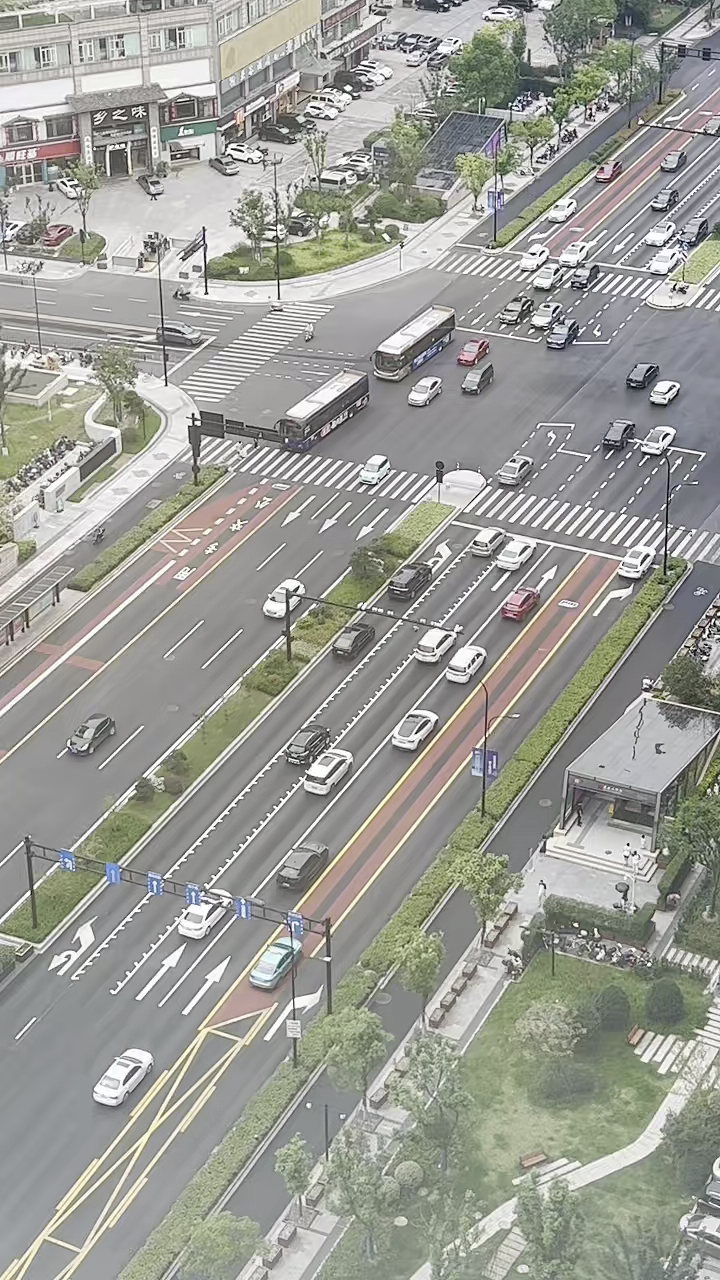
#> input picture AIToys/YoloV8Toy/Proj/proj2_snap.png, 720 x 1280 px
$ jupyter execute --allow-errors display_json.ipynb
#> lines starting #> are read from the running program, lines starting #| are printed output that depends on the picture
[cell 1]
# 读取labelme标注的json文件

运行可查看标注效果：`labelme_draw_json snap.json`

[cell 2]
import cv2
import numpy as np
import json
import matplotlib.pyplot as plt

[cell 3]
json_file = "./proj2_snap.json"
snap_file =  "./proj2_snap.png"

[cell 4]
snap_img = cv2.imread(snap_file)
#> snap_img is the input picture: shape (1280, 720, 3); mean B, G, R 150.3, 156.8, 155.9
plt.imshow(snap_img)
plt.axis('off')
plt.show()

#> (a cell that did not finish here is left out)

#> (a cell that did not finish here is left out)

[cell 7]
snap_img_cp = snap_img.copy()
# mask_area
#> (the rest of this cell did not finish here and is left out)

# cross

[cell 8]
from shapely.geometry import Polygon, LineString

[cell 9]
img = np.zeros((1000, 1000, 3), dtype=np.uint8)
l, t, r, b = 200, 200, 500, 500
# line
x1, x2, y1, y2 = 300, 700, 300, 700
k1, k2, b1, b2 = 100, 100, 100, 900

# plot
cv2.rectangle(img, (l, t), (r, b), (0, 255, 0), 2)
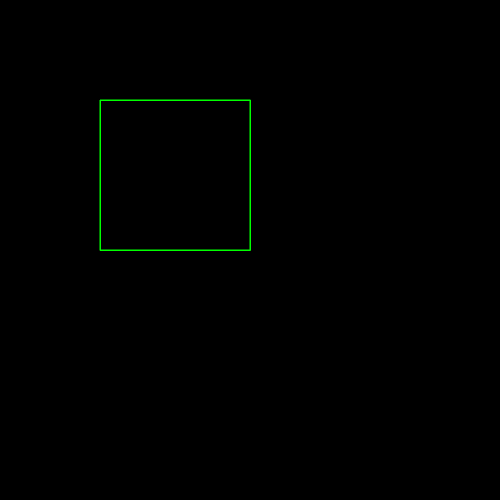
#> img: shape (1000, 1000, 3) (shown at 1/2 size); mean of channels 0, 1, 2 0, 0.9, 0; drawn as B, G, R
cv2.line(img, (x1, y1), (x2, y2), (0, 0, 255), 2)
cv2.line(img, (k1, b1), (k2, b2), (255, 0, 255), 2)
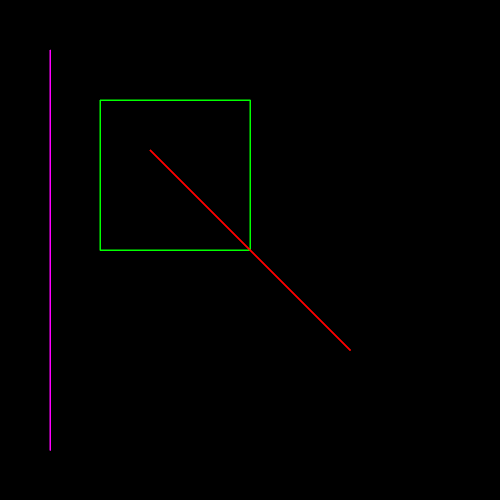
#> img: shape (1000, 1000, 3) (shown at 1/2 size); mean of channels 0, 1, 2 0.6, 0.9, 1.1; drawn as B, G, R

plt.imshow(img[..., ::-1])
plt.axis('off')
plt.show()

rect = Polygon([(l, t), (r, t), (r, b), (l, b)])
line = LineString([(x1, y1), (x2, y2)])
line2 = LineString([ (k1, b1), (k2, b2)])
print(line.intersects(rect), line2.intersects(rect))
